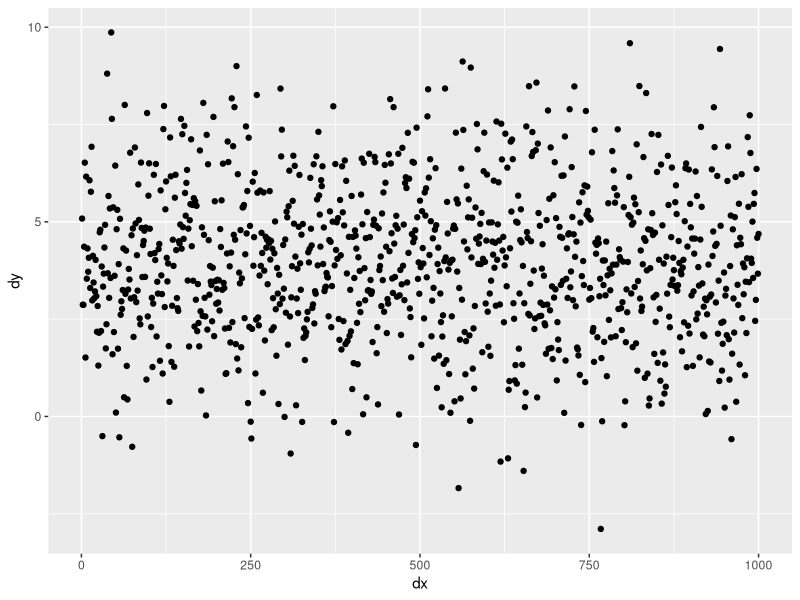

Write R code to recreate this figure.
library(tidyverse)

df <- data.frame(
  dx = c(1:1000),
  dy = rnorm(1000, mean = 4, sd = 2)
)

df

ggplot(data = df, aes(x = dx, y = dy)) +
  geom_point()
